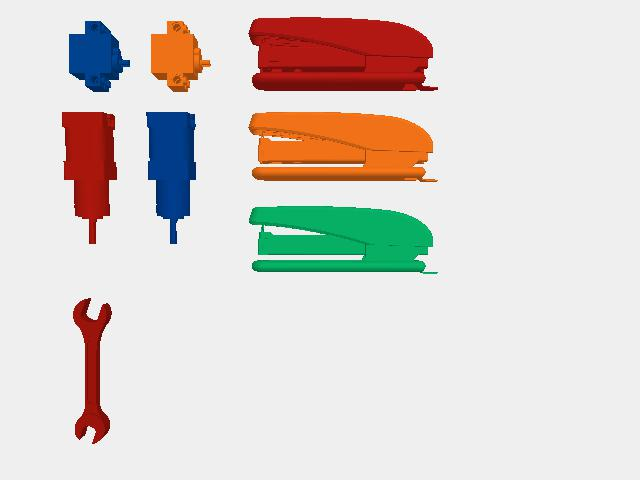
#> input picture mask2lmks/0.jpg, 640 x 480 px
$ python image_seg.py
#> lines starting #> are read from the running program, lines starting #| are printed output that depends on the picture; after the words box and inside, x2 and y2 are one past the last pixel; in counts of white or black regions, pixels touching at a corner belong together
import cv2
import numpy as np


Below_this_number_with_be_seg = 200 # Gray
def segment_objects_and_visualize(image_path):

#> called with image_path = '0.jpg'
    image = cv2.imread(image_path)
#> image is the input picture: shape (480, 640, 3); mean B, G, R 207.4, 212.1, 219.6
    gray = cv2.cvtColor(image, cv2.COLOR_BGR2GRAY)
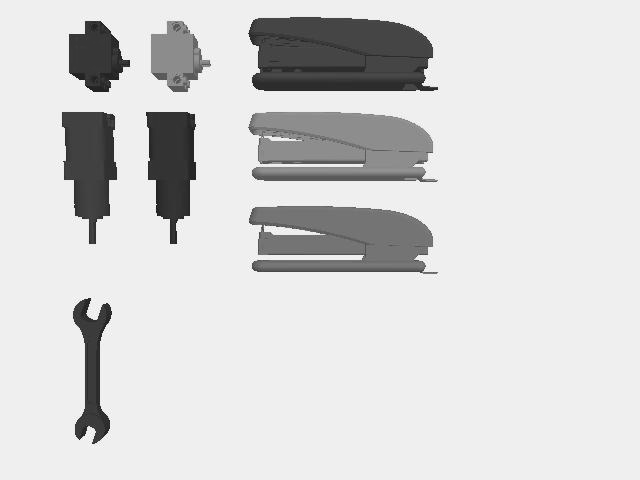
#> gray: shape (480, 640); min 11, max 255, mean 213.8
    cv2.imshow("gray Image with Object IDs", gray)


    _, thresh = cv2.threshold(gray, Below_this_number_with_be_seg, 255, cv2.THRESH_BINARY_INV)
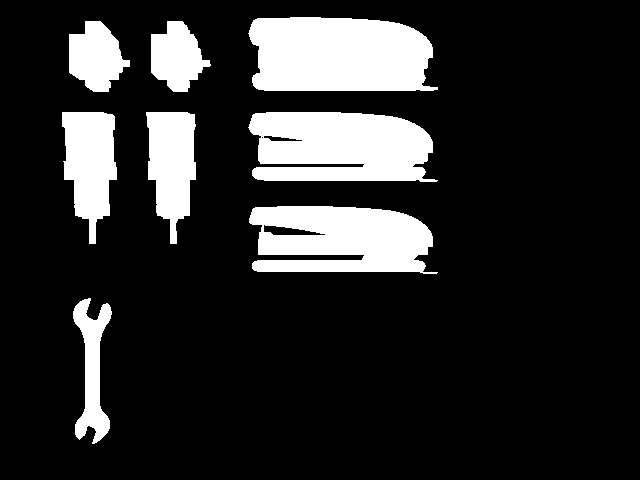
#> thresh: shape (480, 640); 16.7% white; 8 white regions


    # Find contours
    contours, _ = cv2.findContours(thresh, cv2.RETR_EXTERNAL, cv2.CHAIN_APPROX_SIMPLE)
#> contours = 8 contours; box (x1, y1, x2, y2) and area: (248, 17, 438, 91) 12040, (248, 112, 438, 182) 10771, (249, 206, 438, 274) 9957, (62, 112, 117, 244) 4748, (146, 112, 196, 244) 4435, (69, 21, 130, 92) 2804, (151, 21, 211, 92) 2666, (73, 298, 112, 444) 2602

    # Prepare a binary image for visualization
    binary_image = np.zeros_like(image)
    objects_coordinates = []

    for i, contour in enumerate(contours):
        # Extract objects
        print(i)
        x, y, w, h = cv2.boundingRect(contour)
        objects_coordinates.append((x, y, w, h))

        # Draw each object on the binary image with a unique number
        cv2.drawContours(binary_image, [contour], -1, (255, 255, 255), -1)
        cv2.putText(binary_image, str(i + 1), (x + w // 2, y + h // 2), cv2.FONT_HERSHEY_SIMPLEX, 1, (255, 0, 0), 2)
#> this loop made 8 passes
#> (x, y, w, h) on passes 1 to 8: (73, 298, 39, 146), (249, 206, 189, 68), (248, 112, 190, 70), (146, 112, 50, 132), (62, 112, 55, 132), (151, 21, 60, 71), (69, 21, 61, 71), (248, 17, 190, 74)
#| 0
#| 1
#| 2
#| 3
#| 4
#| 5
#| 6
#| 7
#> after the loop, objects_coordinates = [(73, 298, 39, 146), (249, 206, 189, 68), (248, 112, 190, 70), (146, 112, 50, 132), (62, 112, 55, 132), (151, 21, 60, 71), (69, 21, 61, 71), (248, 17, 190, 74)]

    # Show the original and the binary image
    cv2.imshow("Original Image", image)
    cv2.imshow("Binary Image with Object IDs", binary_image)
    cv2.waitKey(0)
    cv2.destroyAllWindows()

    return objects_coordinates


objects_coordinates = segment_objects_and_visualize('0.jpg')
print(objects_coordinates)
#| [(73, 298, 39, 146), (249, 206, 189, 68), (248, 112, 190, 70), (146, 112, 50, 132), (62, 112, 55, 132), (151, 21, 60, 71), (69, 21, 61, 71), (248, 17, 190, 74)]
